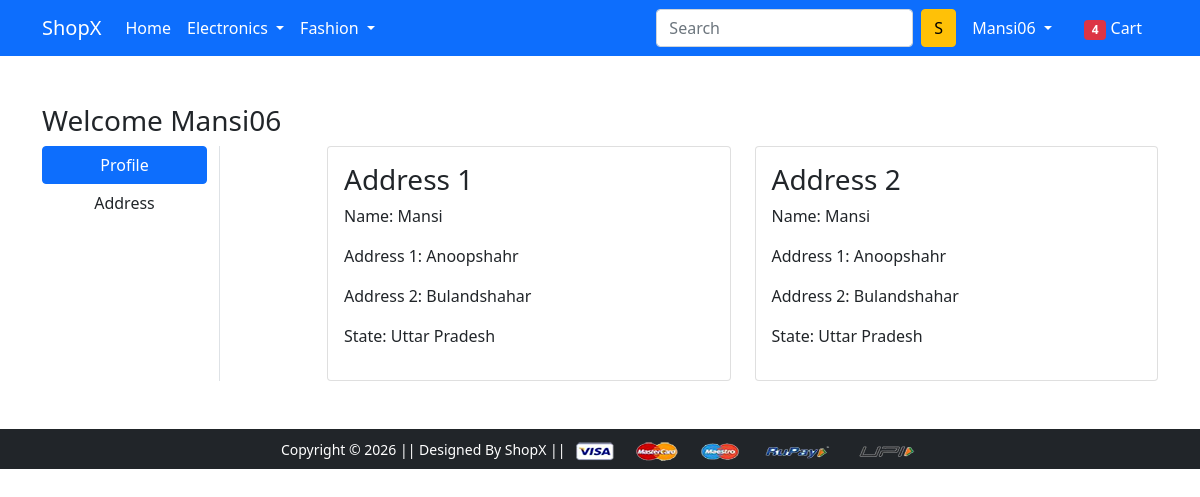
Page /address/ (signed in) on the committed database.
### app/models.py (models this page shows)
class Customer(models.Model):
    user = models.ForeignKey(User, on_delete=models.CASCADE)
    name = models.CharField(max_length=200)
    locality = models.CharField(max_length=200)
    city = models.CharField(max_length=50)
    zipcode = models.IntegerField()
    state = models.CharField(choices=STATIC_CHOICES, max_length=50)

### app/views.py (the view)
# urls.py: path('address/', views.address, name='address'),
def address(request):
 address = Customer.objects.filter(user=request.user)
 return render(request, 'app/address.html', {'address': address})

### app/templates/app/address.html (shortened to what this page needs)
{% extends 'app/base.html' %}
{% load static %}
{% block main-content %}
<div class="container my-5">
 <div class="row">
 <h3>Welcome {{request.user.username|capfirst}}</h3>
  <div class="col-sm-2 border-end">
   <ul class="list-unstyled">
    <li class="d-grid"><a href="{% url 'profile' %}" class="btn btn-primary">Profile</a></li>
    <li class="d-grid"><a href="{% url 'address' %}" class="btn {{active}}">Address</a></li>
   </ul>
  </div>
  <div class="col-sm-9 offset-sm-1">
   <div class="row">
    {% for ad in address %}
     <div class="col-sm-6">
      <div class="card">
       <div class="card-body">
        <h3>Address {{ forloop.counter}}</h3>
        <p>Name: {{ ad.name }}</p>
        <p>Address 1: {{ ad.locality }}</p>
        <p>Address 2: {{ ad.city }}</p>
        <p>State: {{ ad.state }}</p>
       </div>
      </div>
     </div>
    {% endfor %}
   </div>
  </div>
 </div>
</div>
{% endblock main-content %}

### app/templates/app/base.html (shortened to what this page needs)
<!doctype html>
{% load static %}
<html lang="en">
  <head>
    <link href="https://cdn.jsdelivr.net/npm/bootstrap@5.0.0-beta1/dist/css/bootstrap.min.css" rel="stylesheet">
    <link rel="stylesheet" href="{% static 'app/css/owl.carousel.min.css' %}">
    <link rel="stylesheet" href="{% static 'app/css/all.min.css' %}">
    <link rel="stylesheet" href="{% static 'app/css/style.css' %}">
  </head>
  <body>
    <nav class="navbar navbar-expand-lg navbar-dark bg-primary">
     <div class="container">
       <a class="navbar-brand" href="/">ShopX</a>
       <div class="collapse navbar-collapse" id="navbarSupportedContent">
         <ul class="navbar-nav me-auto mb-2 mb-lg-0">
           <li class="nav-item">
             <a class="nav-link active" aria-current="page" href="/">Home</a>
           </li>
           <li class="nav-item dropdown">
             <a class="nav-link dropdown-toggle text-white" href="#" id="electronicsDropdown" role="button" data-bs-toggle="dropdown" aria-expanded="false">
               Electronics
             </a>
           </li>
           <li class="nav-item dropdown">
             <a class="nav-link dropdown-toggle text-white" href="#" id="fashionDropdown" role="button" data-bs-toggle="dropdown" aria-expanded="false">
               Fashion
             </a>
           </li>
         </ul>
         <form class="d-flex">
           <input class="form-control me-2" type="search" placeholder="Search" aria-label="Search">
           <button class="btn btn-warning" type="submit">S</button>
         </form>
         <div>
          <ul class="navbar-nav me-auto mb-2 mb-lg-0">
        {% if request.user.is_authenticated %}
           <li class="nav-item dropdown mx-2">
              <a class="nav-link dropdown-toggle text-white" href="#" id="profileDropdown" role="button" data-bs-toggle="dropdown" aria-expanded="false">
                {{request.user.username|capfirst}}
              </a>
            </li>
            <li class="nav-item mx-2">
             <a href="{% url 'showcart' %}" class="nav-link text-white"><span class="badge bg-danger">4</span> Cart </a>
            </li>
        {% endif %}
          </ul>
         </div>
       </div>
     </div>
    </nav>
    {% block main-content %} {% endblock main-content %}
    <footer class="container-fluid bg-dark text-center p-2 mt-5">
        <small class="text-white">Copyright &copy; 2026 || Designed By ShopX || </small>
        <img src="{% static 'app/images/payment.png' %}" alt="" srcset="" class="img-fluid" height="2px">
    </footer>
  </body>
</html>

### rows in the picture
Customer: name "Mansi", locality "Anoopshahr", city "Bulandshahar", state "Uttar Pradesh"
Customer: name "Mansi", locality "Anoopshahr", city "Bulandshahar", state "Uttar Pradesh"

### other values in the picture
{{ request.user.username|capfirst }} "Mansi06"
